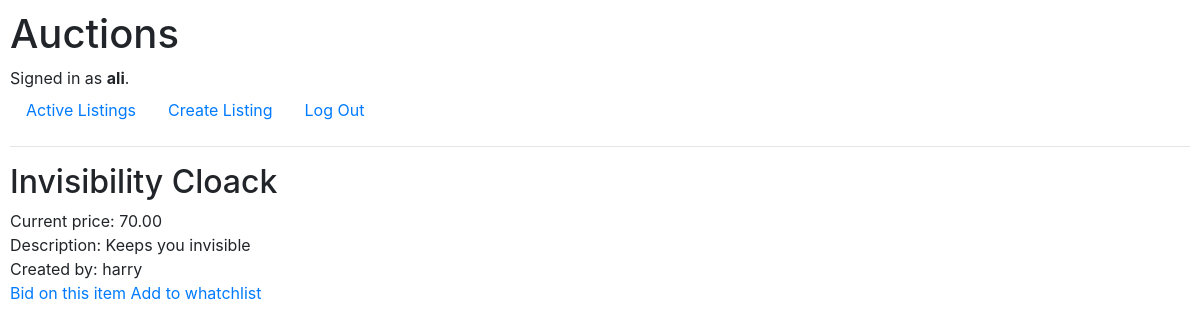
/1/listing (signed in), run on an earlier commit of the app's database.
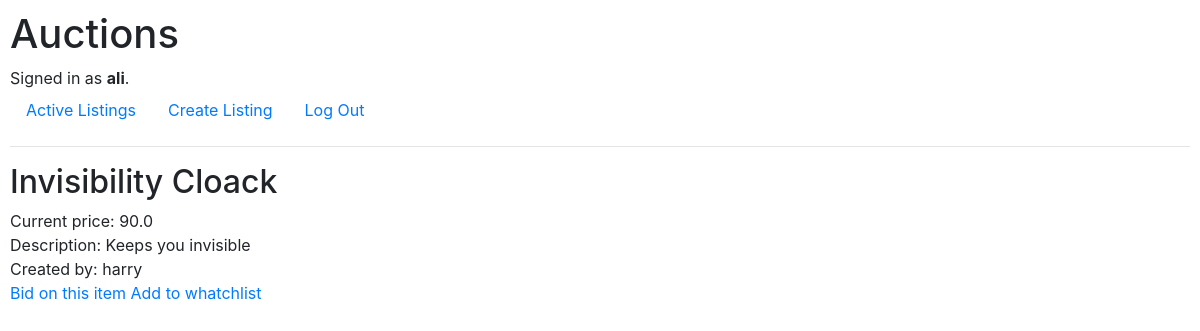
And on a later commit of the database.
### auctions/models.py (models this page shows, shortened)
class Auction_listing(models.Model):
    title = CharField(max_length=64)
    initial_price = DecimalField(max_digits=10, decimal_places=2)
    description = TextField(blank=True)
    creator = ForeignKey(User, on_delete=models.CASCADE, related_name="created_listings")
    winner = ForeignKey(User, on_delete=models.CASCADE, related_name="won_listings", blank=True, null=True)
    is_active = BooleanField(default=True)
    image_link = URLField(max_length=500, blank=True)
    categories = ManyToManyField(Category, blank=True, related_name="listings_per_category")
    in_watch_list = ManyToManyField(User, blank=True, related_name="wishes_per_user")

class User(AbstractUser):
    pass

class Bid(models.Model):
    amount = FloatField()
    listing = ForeignKey(Auction_listing, on_delete=models.CASCADE, related_name="bids_by_listing")
    user = ForeignKey(User, on_delete=models.CASCADE, related_name='bids_by_user')

### auctions/views.py (the view)
# urls.py: path("<int:listing_id>/listing", views.listing_page, name="listing_page"),
def listing_page(request, listing_id):
    listing = Auction_listing.objects.get(pk=listing_id)
    price = current_price(listing)
    return render(request, "auctions/listing_page.html", {
        "listing": listing,
        "current_price": price,
        "in_watch_list": request.user.wishes_per_user.filter(id = listing.id).exists()
    })

### auctions/auxiliary_functions.py (called while the page is built)
def current_price(listing):
    bids = listing.bids_by_listing.all()
    if bids:
        amounts = [bid.amount for bid in bids]
        return max(amounts)
    else:
        return listing.initial_price

### auctions/templates/auctions/listing_page.html
{% extends "auctions/layout.html" %}
{% block body %}
    <h2>{{ listing.title }}</h2>
    <div>
        Current price: {{ current_price }}
    </div>
    <div>
        Description: {{ listing.description }}
    </div>
    <div>
        Created by: {{ listing.creator }}
    </div>
    {% if user.is_authenticated %}
        <a href="{% url 'bid_page' listing.id %}"> Bid on this item </a>
    {% endif %}
    {% if in_watch_list %}
        <a href="{% url 'remove_whatchlist' listing.id %}"> Remove from whatchlist </a>
    {% else %}
        <a href="{% url 'add_whatchlist' listing.id %}"> Add to whatchlist </a>
    {% endif %}
{% endblock %}

What changed in the data, as far as the page shows it:
added Bid: amount "90.0"
Also different on the page:
{{ current_price }}: "70.00" → "90.0"
